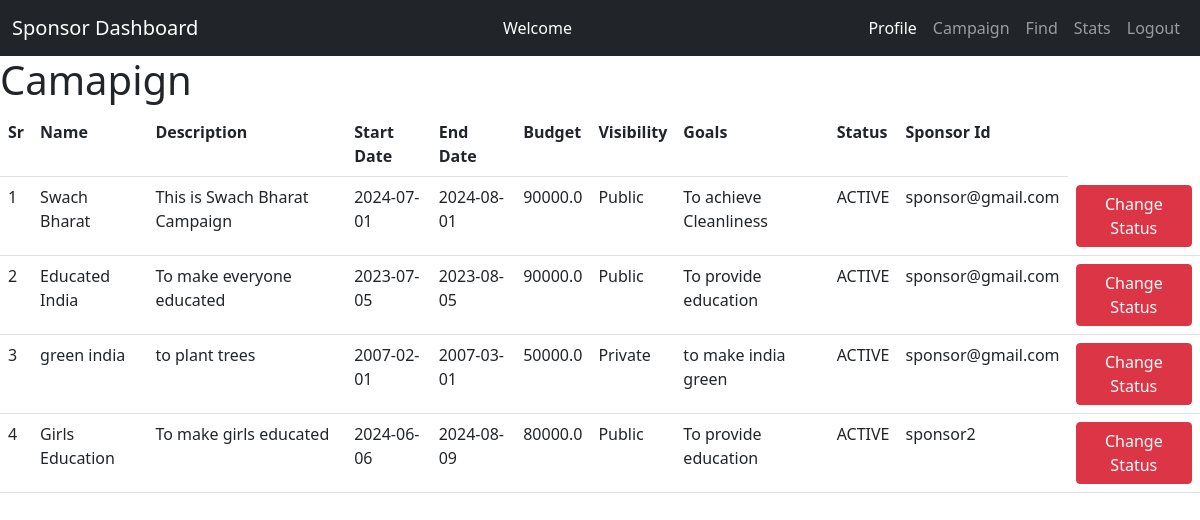
/sponsor/campaign/table, run on the app's committed database.
### models/model.py (models this page shows, shortened)
class Campaign(db.Model):
  __tablename__ = 'campaigns'
  campaign_id = db.Column(db.Integer, autoincrement=True, primary_key=True)
  name = db.Column(db.String(200), nullable=False)
  description = db.Column(db.String(200), nullable=False)
  start_date = db.Column(db.String(200), nullable=False)
  end_date = db.Column(db.String(200), nullable=False)
  budget = db.Column(db.Float, nullable=False)
  visibility = db.Column(db.String(200), nullable=False)
  goals = db.Column(db.String(200), nullable=False)
  status = db.Column(db.String(200), nullable=False)#active or inactive
  sponsor_id = db.Column(db.String(200),
                         db.ForeignKey("sponsors.sponsor_id"),
                         nullable=False)
  adrequests=db.relationship("AdRequest", backref="campaign",lazy=True)
  create_date = db.Column(db.DateTime, default=datetime.now(timezone.utc))
  expiry=db.Column(db.String(100),nullable=False)# campaign expiry date

### controllers/sponsor.py (the view)
@app.route('/sponsor/campaign/table')
def show_sponsor_details():
  campaigns = Campaign.query.all()
  return render_template('/sponsor/sponsor_campaign_table.html',
                         campaigns=campaigns)

### templates/sponsor/sponsor_campaign_table.html (shortened to what this page needs)
{% extends '/sponsor/sponsor_dashboard.html' %}
{% block content %}
<div >
  {% if campaigns %}
   <h1>Camapign</h1>
   <table class='table table-responsive'>
     <tr>
       <th>Sr</th>
       <th>Name</th>
       <th>Description</th>
       <th>Start Date</th>
       <th>End Date</th>
       <th>Budget</th>
       <th>Visibility</th>
       <th>Goals</th>
       <th>Status</th>
       <th>Sponsor Id</th>
     </tr>
     {% for campaign in campaigns %}
     <tr>
       <td>{{loop.index}}</td>
       <td>{{ campaign.name }}</td>
     <td>{{ campaign.description }}</td>
       <td>{{ campaign.start_date }}</td>
       <td>{{ campaign.end_date }}</td>
       <td>{{ campaign.budget }}</td>
       <td>{{campaign.visibility}}</td>
       <td>{{campaign.goals}}</td>
       <td>{{campaign.status}}</td>
       <td>{{campaign.sponsor_id}}</td>
       <td><a type="button" href='/admin/campaign/flag/{{campaign.campaign_id}}' class="btn btn-danger">Change Status</a></td>
     </tr>
     {% endfor %}
   </table>
   {% endif %}
</div>
{% endblock %}

### data on the page
Campaign: name "Swach Bharat", description "This is Swach Bharat Campaign", start_date "2024-07-01", end_date "2024-08-01", budget "90000.0", visibility "Public", goals "To achieve Cleanliness", status "ACTIVE", sponsor_id "sponsor@gmail.com"
Campaign: name "Educated India", description "To make everyone educated", start_date "2023-07-05", end_date "2023-08-05", budget "90000.0", visibility "Public", goals "To provide education", status "ACTIVE", sponsor_id "sponsor@gmail.com"
Campaign: name "green india", description "to plant trees", start_date "2007-02-01", end_date "2007-03-01", budget "50000.0", visibility "Private", goals "to make india green", status "ACTIVE", sponsor_id "sponsor@gmail.com"
Campaign: name "Girls Education", description "To make girls educated", start_date "2024-06-06", end_date "2024-08-09", budget "80000.0", visibility "Public", goals "To provide education", status "ACTIVE", sponsor_id "sponsor2"
